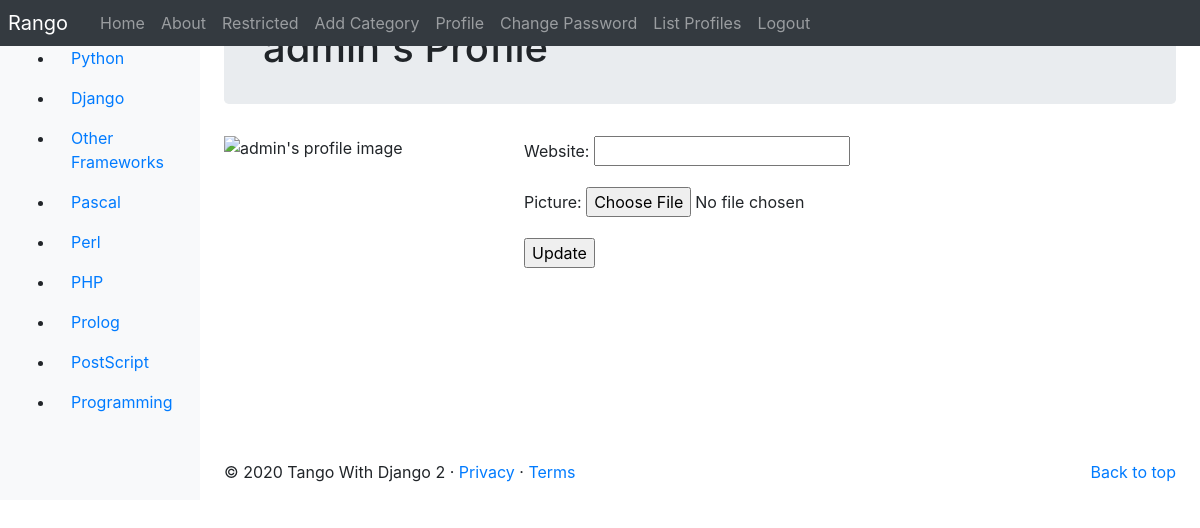
Screenshot of /profile/admin/ (signed in) with the database file from the repository.
### rango/models.py (models this page shows, shortened)
class Category(models.Model):
    name = models.CharField(max_length=128, unique=True)
    views = models.IntegerField(default=0)
    likes = models.IntegerField(default=0)
    slug = models.SlugField(unique=True)
    class Meta:
        verbose_name_plural = 'Categories'

### rango/views.py (the view, shortened to what this page needs)
# urls.py: path('profile/<username>/', views.ProfileView.as_view(), name='profile'),
class ProfileView(View):
    def get_user_details(self, username):
        try:
            user = User.objects.get(username=username)
        except User.DoesNotExist:
            return None
        user_profile = UserProfile.objects.get_or_create(user=user)[0]
        form = UserProfileForm({'website': user_profile.website},
                               {'picture': user_profile.picture})
        return (user, user_profile, form)
    @method_decorator(login_required)
    def get(self, request, username):
        try:
            (user, user_profile, form) = self.get_user_details(username)
        except TypeError:
            return redirect(reverse('rango:index'))
        context_dict = {'user_profile': user_profile,
                        'selected_user': user,
                        'form': form}
        return render(request, 'rango/profile.html', context_dict)

### rango/forms.py
class UserProfileForm(forms.ModelForm):
    class Meta:
        model = UserProfile
        fields = ('website', 'picture',)

### rango/templatetags/rango_template_tags.py (called while the page is built)
@register.inclusion_tag('rango/categories.html')
def get_category_list(current_category=None):
    return {'categories': Category.objects.all(),
            'current_category': current_category}

### templates/rango/profile.html (shortened to what this page needs)
{% extends 'rango/base.html' %}
{% load static %}
{% block body_block %}
<div class="jumbotron p-4">
    <div class="container">
        <h1 class="jumbotron-heading">{{ selected_user.username }}'s Profile</h1>
    </div>
</div>
<div class="container">
    <div class="row">
        <img src="{{ MEDIA_URL }}{{ user_profile.picture }}" width="300" height="300" alt="{{ selected_user.username }}'s profile image">
        <br>
        <div>
            {% if selected_user == user %}
            <form method="post" action="." enctype="multipart/form-data">
                {{ form.as_p }}
                <input type="submit" value="Update">
            </form>
            {% else %}
            <p>
                <strong>Website:</strong>
                <a href="{{ user_profile.website }}">{{ user_profile.website }}</a>
            </p>
            {% endif %}
        </div>
    </div>
</div>
{% endblock %}

### templates/rango/categories.html (shortened to what this page needs)
<ul>
{% if categories %}
    {% for c in categories %}
    {% if c == current_category %}
        <li class="nav-item">
        <a class="nav-link active" href="{% url 'rango:show_category' c.slug %}"><span data-feather="archive"></span>{{ c.name }}</a>
        </li>
    {% else %}
        <li class="nav-item">
        <a class="nav-link" href="{% url 'rango:show_category' c.slug %}">{{ c.name }}</a>
        </li>
    {% endif %}
    {% endfor %}
{% else %}
    <li class="nav-item">There are no categories present.</li>
{% endif %}
</ul>

### rows the page displays
Category: name "Python"
Category: name "Django"
Category: name "Other Frameworks"
Category: name "Pascal"
Category: name "Perl"
Category: name "PHP"
Category: name "Prolog"
Category: name "PostScript"
Category: name "Programming"

### other values shown
{{ selected_user.username }} "admin"
